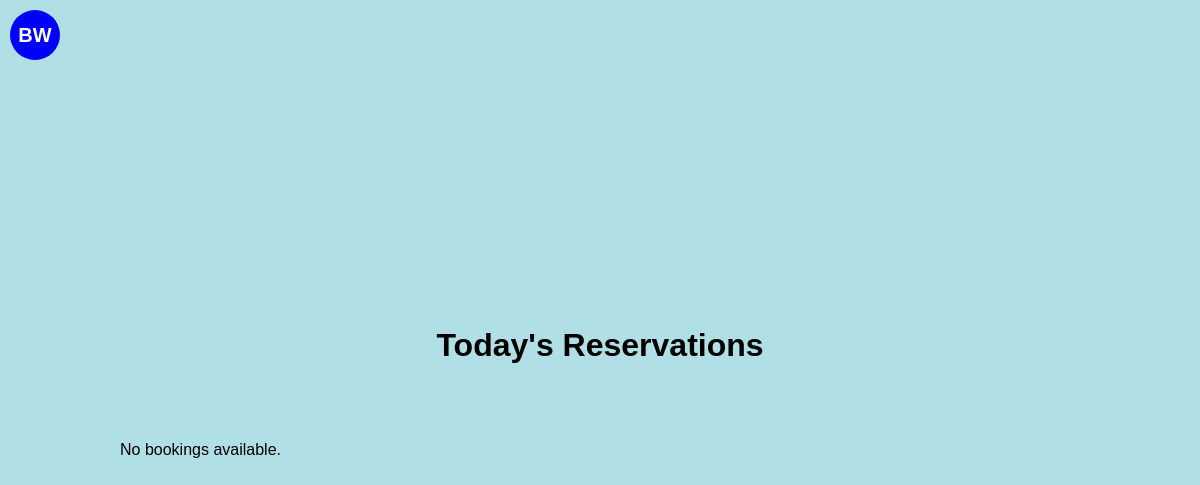
Before: / with the older database file.
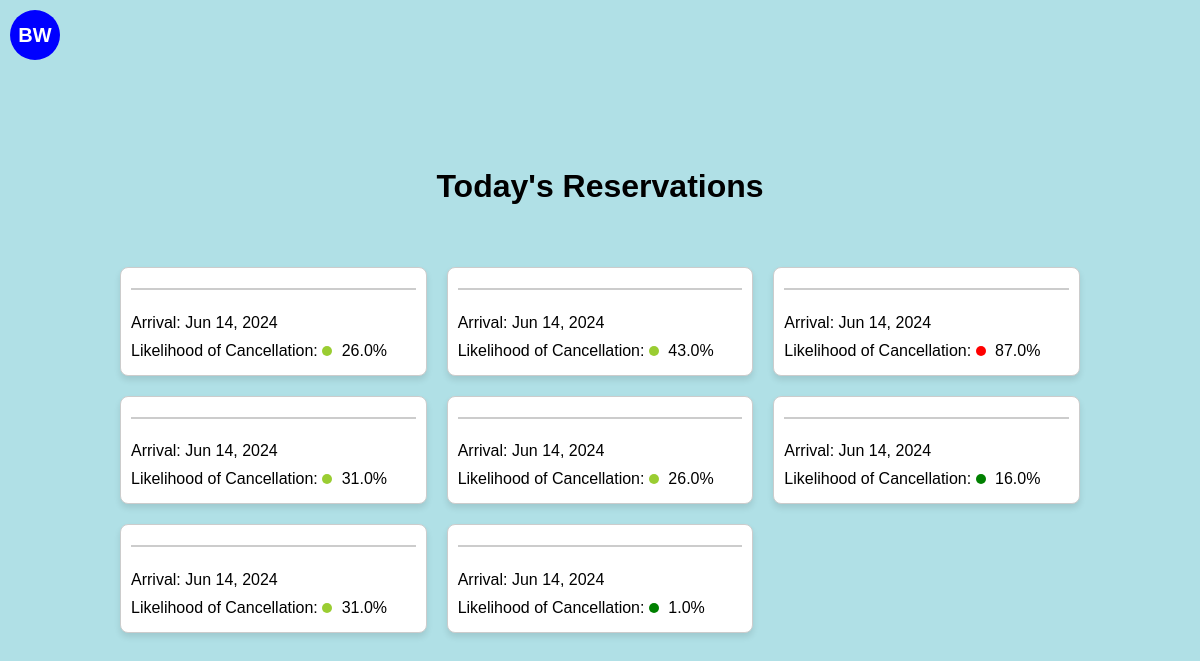
After: the same page with the newer database file.
### cancellationPredictor/models.py (models this page shows, shortened)
class Booking(models.Model):
    month_of_booking = models.IntegerField()
    day_of_booking = models.IntegerField()
    weekday_of_booking = models.IntegerField()
    month_of_arrival = models.IntegerField()
    day_of_arrival = models.IntegerField()
    weekday_of_arrival = models.IntegerField()
    num_of_nights = models.IntegerField()
    is_repeated_guest = models.BooleanField()
    previous_stays = models.IntegerField()
    previous_cancellations = models.IntegerField()
    booking_to_arrival_duration = models.IntegerField()
    rate = models.DecimalField(max_digits=10, decimal_places=2)  # Assuming 'Rate' needs to handle decimals
    override = models.DecimalField(max_digits=10, decimal_places=2)  # Assuming 'Override' is a monetary value
    probability = models.DecimalField(max_digits=10, decimal_places=6)  # Storing probabilities with precision
    prediction = models.BooleanField()  # Assuming prediction is a binary outcome (True/False)
    guest_name = models.TextField()  # Adjust max_length as needed
    date_booking_made = models.DateField()
    scheduled_arrival = models.DateField()

### cancellationPredictor/views.py (the view)
# urls.py: path('', BookingListView.as_view(), name='booking-list'),
class BookingListView(ListView):
    model = Booking
    template_name = 'cancellationPredictor/booking_list.html'
    context_object_name = 'bookings'
    def get_queryset(self):
        today = timezone.localdate()
        today_arrivals = Booking.objects.filter(scheduled_arrival=today)
        fake = Faker()  # Create a Faker generator instance
        for booking in today_arrivals:
            booking.guest_name = fake.name()
        return today_arrivals

### cancellationPredictor/templatetags/custom_filters.py (called while the page is built)
@register.filter(name='multiply')
def multiply(value, arg):
    try:
        return float(value) * float(arg)
    except (ValueError, TypeError):
        return ''  # You might choose to handle the error differently.

### templates/cancellationPredictor/booking_list.html (shortened to what this page needs)
{% load custom_filters %}
<!DOCTYPE html>
<html>
<head>
</head>
<body>
    <div id="logo">BW</div>
    <h1>Today's Reservations</h1>
    <div class="grid-container">
        {% for booking in bookings %}
        <div class="card">
            <h3>{{ booking.guest_name }}</h3>
            <p>Arrival: {{ booking.scheduled_arrival|date:"M d, Y" }}</p>
            <p>Likelihood of Cancellation:
                <span class="probability-circle" style="background-color:
                    {% if booking.probability|multiply:100 < 25 %}
                        green
                    {% elif booking.probability|multiply:100 < 50 %}
                        yellowgreen
                    {% elif booking.probability|multiply:100 < 75 %}
                        yellow
                    {% else %}
                        red
                    {% endif %};
                "></span>
                {{ booking.probability|floatformat:2|multiply:100 }}%
            </p>
        </div>
        {% empty %}
        <p>No bookings available.</p>
        {% endfor %}
    </div>
</body>
</html>

### templates/cancellationPredictor/booking_list.html (style rules this page uses)
body { display: flex; flex-direction: column; align-items: center; justify-content: center; min-height: 100vh; margin: 0; font-family: Arial, sans-serif; background-color: #B0E0E6; }
#logo { position: absolute; top: 10px; left: 10px; width: 50px; height: 50px; background-color: #0000FF; border-radius: 50%; display: flex; justify-content: center; align-items: center; color: white; font-weight: bold; font-size: 20px; }
.grid-container { display: grid; grid-template-columns: repeat(auto-fill, minmax(250px, 1fr)); grid-gap: 20px; padding: 20px; width: 80%; max-width: 1000px; margin-top: 20px; }
.card { background-color: #FFFFFF; border: 1px solid #ccc; border-radius: 8px; box-shadow: 0 4px 6px rgba(0,0,0,0.1); padding: 10px; display: flex; flex-direction: column; justify-content: space-between; }
.card h3 { margin-top: 0; color: #333; border-bottom: 2px solid #ccc; padding-bottom: 10px; }
.card p { margin: 5px 0; }
.probability-circle { height: 10px; width: 10px; border-radius: 50%; display: inline-block; margin-right: 5px; }

Changed rows visible on the page:
added Booking: scheduled_arrival "Jun 14, 2024", probability|multiply "26.0"
added Booking: scheduled_arrival "Jun 14, 2024", probability|multiply "43.0"
added Booking: scheduled_arrival "Jun 14, 2024", probability|multiply "87.0"
added Booking: scheduled_arrival "Jun 14, 2024", probability|multiply "31.0"
added Booking: scheduled_arrival "Jun 14, 2024", probability|multiply "26.0"
added Booking: scheduled_arrival "Jun 14, 2024", probability|multiply "16.0"
added Booking: scheduled_arrival "Jun 14, 2024", probability|multiply "31.0"
added Booking: scheduled_arrival "Jun 14, 2024", probability|multiply "1.0"
Other visible differences:
text no longer shown: "No bookings available."
